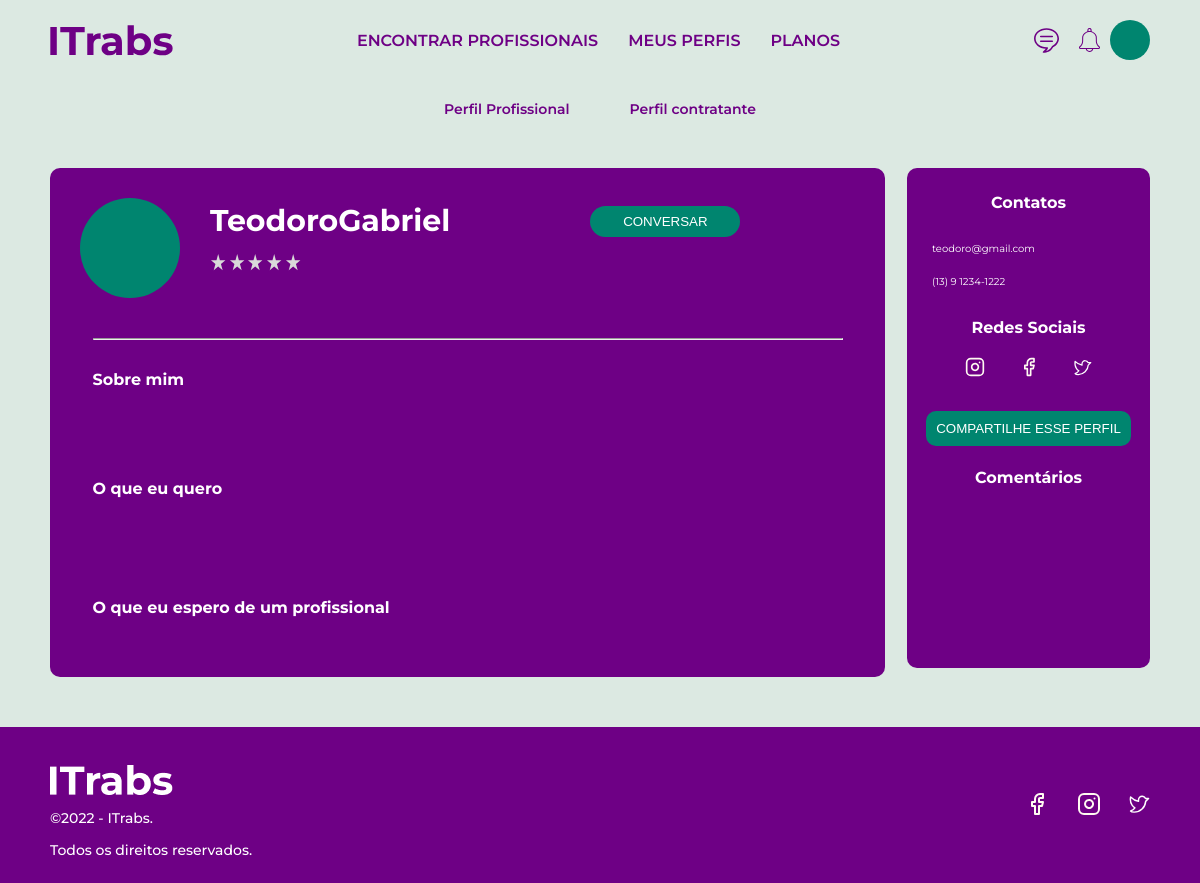
The page /cprofile/TeodoroGabriel (signed in) on the database as committed earlier.
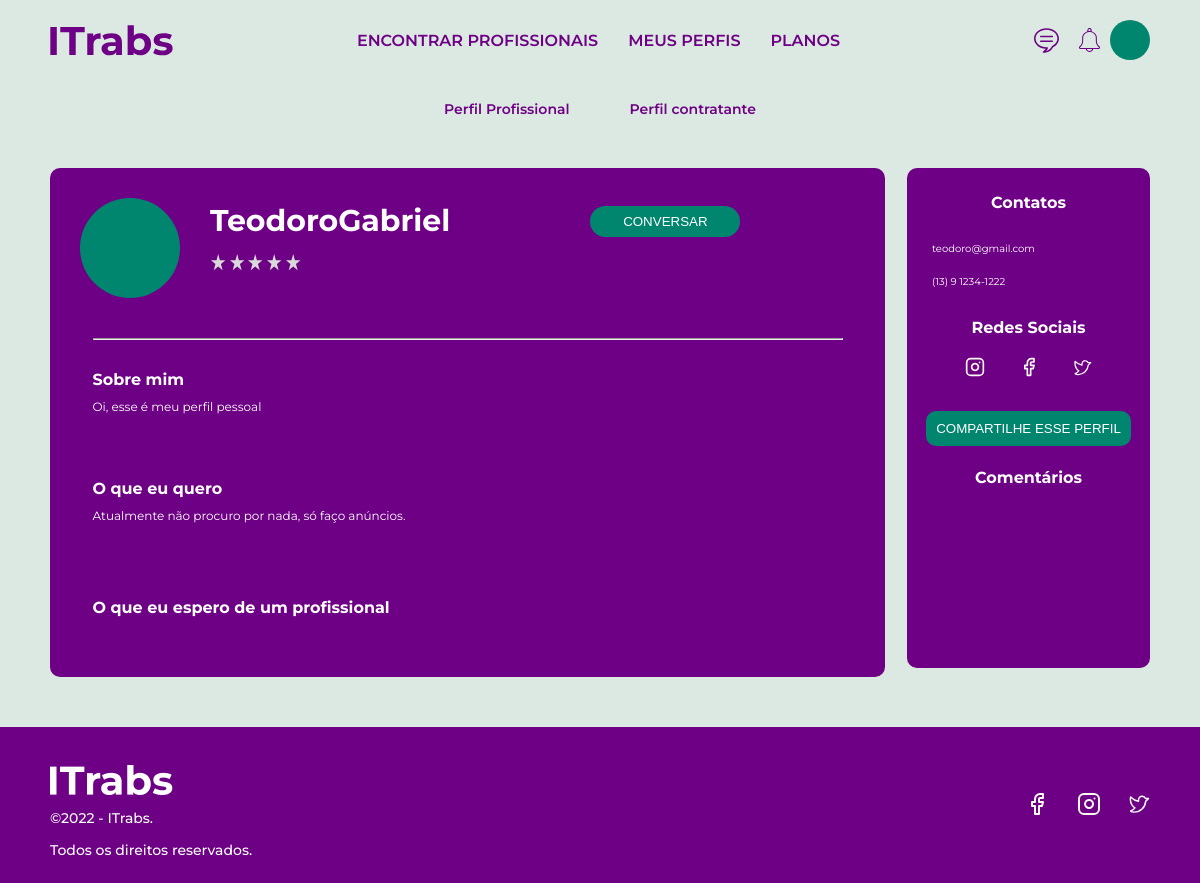
The same page on the database as committed later.
### users/models.py (models this page shows, shortened)
class CustomUser(AbstractUser):
    STATUS = (
        ('standard', 'standard'),
        ('gold', 'gold'),
        ('platinum', 'platinum')
    )
    LANGUAGES = (
        ('Português', 'Português'),
        ('Inglês', 'Inglês'),
        ('Espanhol', 'Espanhol'),
    )
    CATEGORY = (
        ('Não especificado', 'Não especificado'),
        ('Serviços Domésticos', 'Serviços Domésticos'),
        ('TI e Programação', 'TI e Programação'),
        ('Moda e Beleza', 'Moda e Beleza'),
        ('Reforma e Reparos', 'Reforma e Reparos'),
        ('Saúde', 'Saúde'),
        ('Assistência Técnica', 'Assistência Técnica'),
        ('Tradução e Conteúdo', 'Tradução e Conteúdo'),
        ('Design e Multimedia', 'Design e Multimedia'),
    )
    CURRENCY = (
        ('BRL', 'BRL'),
        ('USD', 'USD'),
        ('EUR', 'EUR'),
        ('GBP', 'GBP'),
    )
    email = models.EmailField(unique=True)
    phone_number = models.CharField('Phone number', max_length=16, default='(0) 0 0000-0000')
    status = models.CharField(choices=STATUS, max_length=10, default='standard')
    about_general = models.TextField('About me', max_length=300, default='', blank=True)
    about_looking = models.TextField('Looking for', max_length=300, default='', blank=True)
    about_expectation = models.TextField('What I expect', max_length=300, default='', blank=True)
    occupation = models.CharField('Occupation', max_length=50, blank=True)
    professional_history = models.TextField('Professional history', max_length=300, default='', blank=True)
    about_professional = models.TextField('About my career', max_length=300, default='', blank=True)
    about_advertisement = models.TextField('Descrição do Anúncio:', max_length=300, default='', blank=True)
    category = models.CharField('Categoria', choices=CATEGORY, max_length=30, default='Não especificado')
    availability = models.TextField('Disponibilidade', max_length=70, default='', blank=True)
    currency =  models.CharField('Moeda', max_length=3, choices=CURRENCY, default='BRL')
    currency_amount = models.DecimalField('Preço por hora', max_digits=10, decimal_places=2, default=0)
    languages = MultiSelectField('Idiomas', max_length=30, choices=LANGUAGES, default='Português')

### users/views.py (the view, shortened to what this page needs)
# urls.py: path('cprofile/<username>', views.customer_profile, name='customer_profile'),
def customer_profile(request, username):
    if request.user.is_authenticated:
        user = get_user_model().objects.filter(username=username).first()
        if user:
            form_right_info = UserUpdateFormRightInfo(instance=user)
            form_general_info = UserUpdateFormAboutGeneral(instance=user)
            form_looking_info = UserUpdateFormAboutLooking(instance=user)
            form_expectation_info = UserUpdateFormAboutExpectation(instance=user)
            return render(
                request=request,
                template_name='users/perfilcontratante.html',
                context={
                    'form': form_right_info,
                    'form_general_info': form_general_info,
                    'form_looking_info': form_looking_info,
                    'form_expectation_info': form_expectation_info,
                })
        return redirect('customer_profile', user.username)
    return redirect('home')

### users/templates/users/perfilcontratante.html (shortened to what the changed rows need)
{% load static %}
<!DOCTYPE html>
<html lang="pt-br">
<head>
  <link rel="stylesheet" href="{% static 'css/perfilcontratante.css' %}" />
</head>
<body>
  <section id="profile-info">
    <div class="container">
      <div class="info-division">
        <div class="left-info">
          <div class="row">
            <div class="profile-information">
              <h2><span>{{ form.instance.username }}</span></h2>
            </div>
          </div>
          {% if user.username == form.instance.username %}
          <div class="about-box box">
            <span>
              <div class="box-label">
                <h3>Sobre mim</h3>
                <img src="{% static 'images/EditPencil.svg' %}">
              </div>
            </span>
            <div class="about">
              <p>
                <span>
                  {{ form.instance.about_general }}
                </span>
              </p>
              <form method="POST">
                {% csrf_token %}
                {{ form_general_info.about_general }}
                <input type="submit" id="button" value="Atualizar" name="update_general_info"/>
              </form>
            </div>
          </div>
          <div class="user-will box">
            <span>
              <div class="box-label">
                <h3>O que eu quero</h3>
              </div>
            </span>
            <div class="about">
              <p>
                <span>
                  {{ form.instance.about_looking }}
                </span>
              </p>
              <form method="POST">
                {% csrf_token %}
                {{ form_looking_info.about_looking }}
                <input type="submit" id="button" value="Atualizar" name="update_looking_info">
              </form>
            </div>
          </div>
          <div class="professional-wait box">
            <span>
              <div class="box-label">
                <h3>O que eu espero de um profissional</h3>
              </div>
            </span>
            <div class="about">
              <p>
                <span>
                  {{ form.instance.about_expectation }}
                </span>
              </p>
              <form method="POST">
                {% csrf_token %}
                {{ form_expectation_info.about_expectation }}
                <input type="submit" id="button" value="Atualizar" name="update_expectation_info">
              </form>
            </div>
          </div>
        </div>
        <div class="right-info">
          <div class="contact">
            <h2>Contatos<img src="{% static 'images/EditPencil.svg' %}" id="edit"></h2>
            <div id="contacts-info">
              <a href="#">{{ form.instance.email }}</a>
              <form method="POST" id="form">
                {% csrf_token %}
                {{ form.email }}
                <br>
              <a href="#">{{ form.instance.phone_number }}</a>
                {% csrf_token %}
                {{ form.phone_number }}
                <input type="submit" id="button" value="Atualizar" name="update_right_info" />
              </form>
            </div>
          </div>
          <div class="social">
            <h2>Redes Sociais</h2>
            <div class="socials">
              <a href="#"><img src="{% static 'images/instagram.svg' %}"></a>
              <a href="#"><img src="{% static 'images/facebook.svg' %}"></a>
              <a href="#"><img src="{% static 'images/TwitterLogo.svg' %}"></a>
            </div>
          </div>
          <div class="button">
            <a href="#">
              <button>COMPARTILHE ESSE PERFIL</button>
            </a>
          </div>
          <div class="comments">
            <h2>Comentários</h2>
            <div id="users-comments">
            </div>
          </div>
        </div>
        {% else %}
        <div class="about-box box">
          <span>
            <div class="box-label">
              <h3>Sobre mim</h3>
            </div>
          </span>
          <div class="about">
            <p>
              <span>
                {{ form.instance.about_general }}
              </span>
            </p>
          </div>
        </div>
        <div class="user-will box">
          <span>
            <div class="box-label">
              <h3>O que eu quero</h3>
            </div>
          </span>
          <div class="about">
            <p>
              <span>
                {{ form.instance.about_looking }}
              </span>
            </p>
          </div>
        </div>
        <div class="professional-wait box">
          <span>
            <div class="box-label">
              <h3>O que eu espero de um profissional</h3>
            </div>
          </span>
          <div class="about">
          </div>
        </div>
      </div>
      <div class="right-info">
        <div class="contact">
          <h2>Contatos</h2>
          <div id="contacts-info">
            <a href="#">{{ form.instance.email }}</a>
            <a href="#">{{ form.instance.phone_number }}</a>
          </div>
        </div>
        <div class="social">
          <h2>Redes Sociais</h2>
          <div class="socials">
            <a href="#"><img src="{% static 'images/instagram.svg' %}"></a>
            <a href="#"><img src="{% static 'images/facebook.svg' %}"></a>
            <a href="#"><img src="{% static 'images/TwitterLogo.svg' %}"></a>
          </div>
        </div>
        <div class="button">
          <a href="#">
            <button>COMPARTILHE ESSE PERFIL</button>
          </a>
        </div>
        <div class="comments">
          <h2>Comentários</h2>
        </div>
      </div>
      {% endif %}
    </div>
    </div>
  </section>
</body>
</html>

Rows that differ between the two databases and show on the page:
changed CustomUser "TeodoroGabriel": instance.about_general (not shown) → "Oi, esse é meu perfil pessoal"; instance.about_looking (not shown) → "Atualmente não procuro por nada, só faço anúncios."
